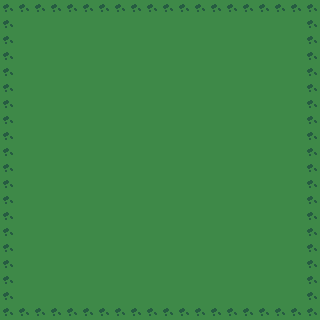

A level layout from a 2D game, rendered from its tile map. Below: a short description, then the map file with tile-grid data replaced by summaries:
An orthogonal 20x20 tile map with 16x16 px tiles, 1 tile layer (Tile Layer 1), 2 tilesets.

<map version="1.10" tiledversion="1.11.0" orientation="orthogonal" renderorder="right-down" width="20" height="20" tilewidth="16" tileheight="16" infinite="0" nextlayerid="2" nextobjectid="1">
 <tileset firstgid="1" source="tsx/Grass_1_Middle.tsx" />
 <tileset firstgid="2" source="tsx/Grass_Tiles_1.tsx" />
 <layer id="1" name="Tile Layer 1" width="20" height="20">
  <data>[400 cells, 400 non-empty, 2 distinct tile ids]</data>
 </layer>
</map>
